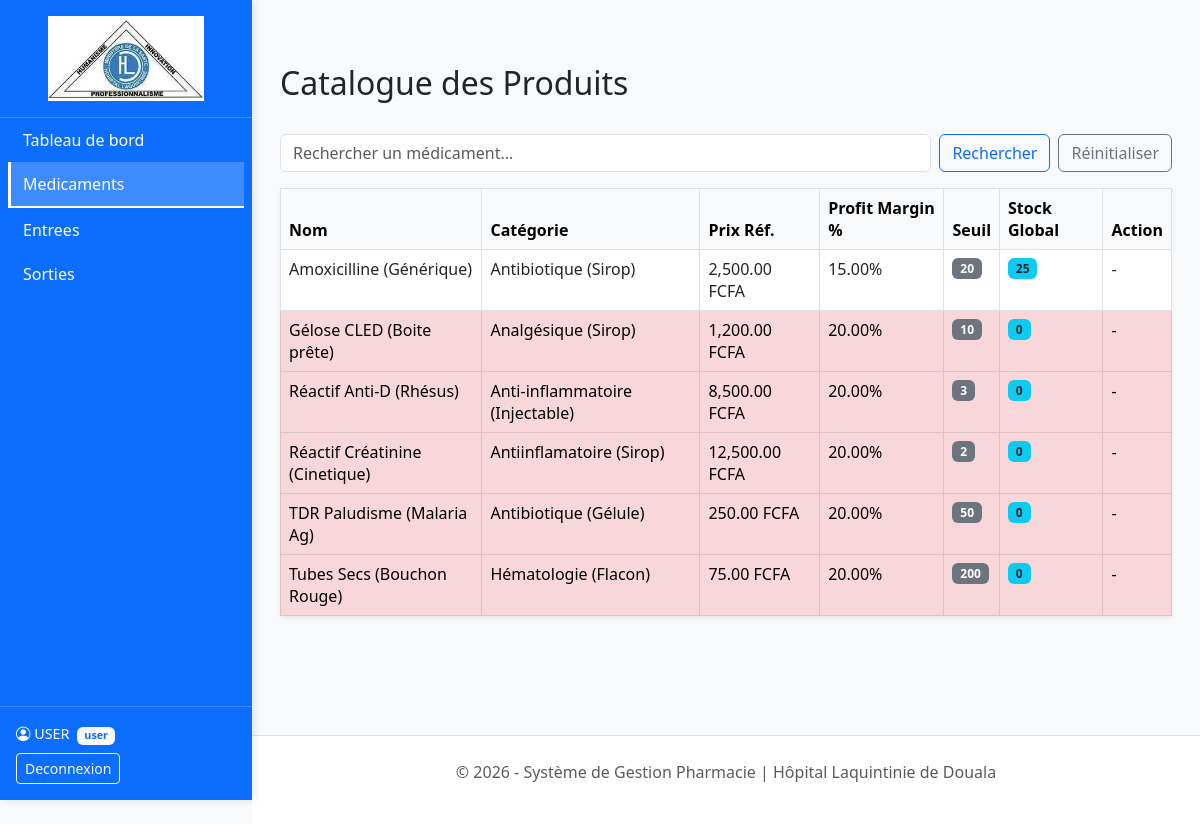
Page /pages/produits.php (signed in) on the committed database.
### tables this page shows
CREATE TABLE `produits` (
  `id_produit` int(11) NOT NULL,
  `id_categorie` int(10) UNSIGNED NOT NULL,
  `nom_medicament` varchar(150) NOT NULL,
  `type_produit` enum('Medicament','Laboratoire') DEFAULT 'Medicament',
  `seuil_alerte` int(11) DEFAULT NULL,
  `stock_total` int(11) DEFAULT NULL,
  `marge_pourcentage` decimal(5,2) DEFAULT 20.00,
  `prix_unitaire` decimal(10,2) DEFAULT NULL
);

CREATE TABLE `product_categories` (
  `id_categorie` int(10) UNSIGNED NOT NULL,
  `nom_categorie` varchar(100) NOT NULL,
  `forme` varchar(50) NOT NULL,
  `dosage` varchar(50) NOT NULL,
  `description` text DEFAULT NULL,
  `created_at` datetime DEFAULT current_timestamp()
);

### pages/produits.php (the view, shortened to what this page needs)
<?php
require_once '../config/db.php';
$isAdmin = ($_SESSION['role'] === 'admin');
$search = isset($_GET['q']) ? trim($_GET['q']) : '';
$sql_base = "SELECT p.*, c.nom_categorie, c.forme, c.dosage
             FROM produits p
             JOIN product_categories c ON p.id_categorie = c.id_categorie";
if ($search !== '') {
    $stmt = $pdo->prepare("$sql_base WHERE p.nom_medicament LIKE ? ORDER BY p.nom_medicament ASC");
    $stmt->execute(['%' . $search . '%']);
    $produits = $stmt->fetchAll();
} else {
    $produits = $pdo->query("$sql_base ORDER BY p.nom_medicament ASC")->fetchAll();
}
include '../includes/header.php';
?>
<div class="container mt-4">
    <div class="d-flex justify-content-between align-items-center mb-4">
        <h2>Catalogue des Produits</h2>
    </div>
    <form method="GET" id="searchForm" class="mb-3 d-flex" role="search">
        <input id="searchInput" type="search" name="q" class="form-control me-2" placeholder="Rechercher un médicament..." value="<?= htmlspecialchars($search) ?>">
        <button class="btn btn-outline-primary me-2" type="submit">Rechercher</button>
        <a href="produits.php" class="btn btn-outline-secondary">Réinitialiser</a>
    </form>
    <table class="table table-bordered bg-white shadow-sm">
        <thead class="table-light">
            <tr>
                <th>Nom</th>
                <th>Catégorie</th>
                <th>Prix Réf.</th>
                <th>Profit Margin %</th>
                <th>Seuil</th>
                <th>Stock Global</th>
                <th>Action</th>
            </tr>
        </thead>
        <tbody>
            <?php foreach($produits as $p):
                $stock = (int)$p['stock_total'];
                $seuil = isset($p['seuil_alerte']) ? (int)$p['seuil_alerte'] : 0;
                $rowClass = $stock === 0 ? 'table-danger text-white' : ($stock <= $seuil ? 'table-warning' : '');
            ?>
                <tr class="<?= $rowClass ?>">
                    <td><?= htmlspecialchars($p['nom_medicament']) ?></td>
                    <td><?= htmlspecialchars($p['nom_categorie']) ?> (<?= htmlspecialchars($p['forme']) ?>)</td>
                    <td><?= number_format($p['prix_unitaire'], 2) ?> FCFA</td>
                    <td><?= $p['marge_pourcentage'] ?>%</td>
                    <td><span class="badge bg-secondary"><?= $seuil ?></span></td>
                    <td><span class="badge bg-info text-dark"><?= $p['stock_total'] ?></span></td>
                    <td class="text-nowrap">
                        <?php if($isAdmin): ?>
                            <button class="btn btn-sm btn-outline-primary me-1" data-bs-toggle="modal" data-bs-target="#modalEditProduit"
                                data-id="<?= $p['id_produit'] ?>"
                                data-nom="<?= htmlspecialchars($p['nom_medicament']) ?>"
                                data-prix="<?= $p['prix_unitaire'] ?>"
                                data-marge="<?= $p['marge_pourcentage'] ?>"
                                data-seuil="<?= $p['seuil_alerte'] ?>"
                                data-categorie="<?= $p['id_categorie'] ?>"
                                title="Modifier">
                                <i class="bi bi-pencil"></i>
                            </button>
                            <form method="POST" class="d-inline" onsubmit="return confirm('Supprimer ce médicament ?');">
                                <input type="hidden" name="id_produit" value="<?= $p['id_produit'] ?>">
                                <button type="submit" name="btn_delete_produit" class="btn btn-sm btn-outline-danger" title="Supprimer">
                                    <i class="bi bi-trash"></i>
                                </button>
                            </form>
                        <?php else: ?>
                            -
                        <?php endif; ?>
                    </td>
                </tr>
            <?php endforeach; ?>
        </tbody>
    </table>
</div>
<?php include '../includes/footer.php'; ?>

### rows in the picture
produits: nom_medicament "Amoxicilline (Générique)", id_categorie.nom_categorie "Antibiotique", id_categorie.forme "Sirop", prix_unitaire "2,500.00", marge_pourcentage "15.00", seuil_alerte "20", stock_total "25"
produits: nom_medicament "Gélose CLED (Boite prête)", id_categorie.nom_categorie "Analgésique", id_categorie.forme "Sirop", prix_unitaire "1,200.00", marge_pourcentage "20.00", seuil_alerte "10", stock_total "0"
produits: nom_medicament "Réactif Anti-D (Rhésus)", id_categorie.nom_categorie "Anti-inflammatoire", id_categorie.forme "Injectable", prix_unitaire "8,500.00", marge_pourcentage "20.00", seuil_alerte "3", stock_total "0"
produits: nom_medicament "Réactif Créatinine (Cinetique)", id_categorie.nom_categorie "Antiinflamatoire", id_categorie.forme "Sirop", prix_unitaire "12,500.00", marge_pourcentage "20.00", seuil_alerte "2", stock_total "0"
produits: nom_medicament "TDR Paludisme (Malaria Ag)", id_categorie.nom_categorie "Antibiotique", id_categorie.forme "Gélule", prix_unitaire "250.00", marge_pourcentage "20.00", seuil_alerte "50", stock_total "0"
produits: nom_medicament "Tubes Secs (Bouchon Rouge)", id_categorie.nom_categorie "Hématologie", id_categorie.forme "Flacon", prix_unitaire "75.00", marge_pourcentage "20.00", seuil_alerte "200", stock_total "0"

### other values in the picture
$_SESSION['nom'] "USER"
$_SESSION['role'] "user"
